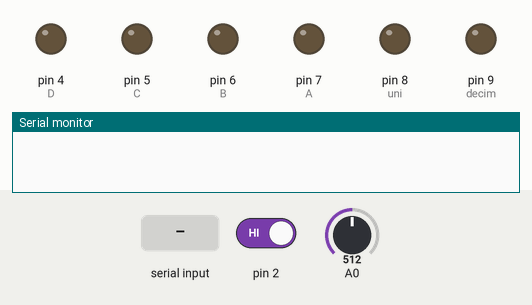
A sketch run on a simulated Arduino Uno, built with avr-gcc and run on an emulated ATmega328P. Parts: output pins drawn as LEDs (lit = HIGH), the last lines printed to the serial monitor. Dashed ring = blinking. The inputs (shaded band) are chosen by the test bench; at power-on: pin 2 HIGH, A0 = 512.

Above: at 1.2 s.
1.3 s: pin 2 driven LOW
2.8 s: A0 set to 0
At 3.06 s:
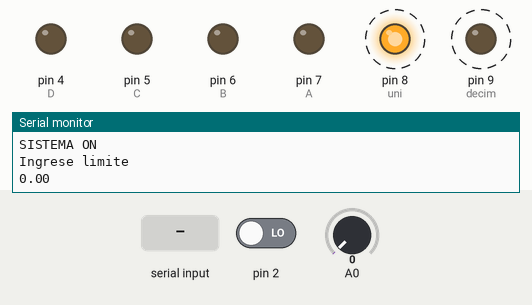
5.8 s: A0 set to 122
At 5.8 s:
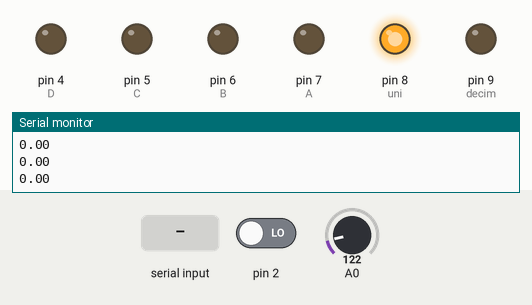
7.3 s: "90,45\n" received over Serial
At 8.36 s:
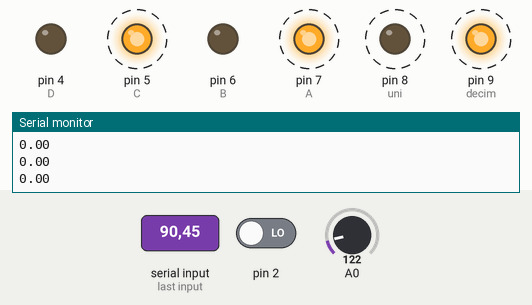
10.3 s: A0 set to 132
At 10.82 s:
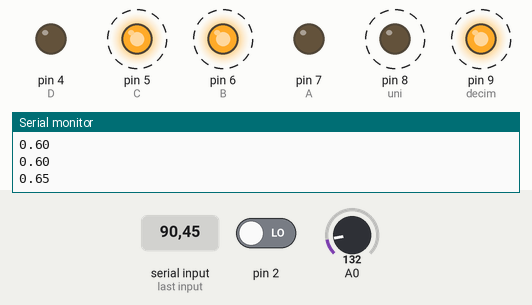
13.3 s: A0 set to 306
At 13.69 s:
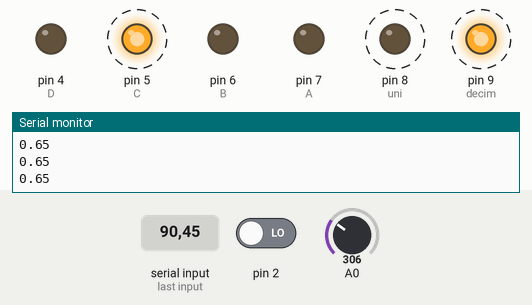
Timing chart, 0 to 17.3 s (numbered marks = the images above; inputs shaded):
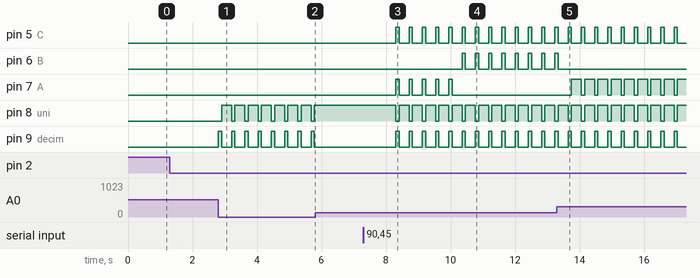

Measured:
- the behaviour switches between 122 and 123 on A0 (found by bisection; images 3 and 4)
- after the input at 2.8 s, pin 8 (uni): alternates HIGH for 0.31 s and LOW for 0.10 s, starting after 0.10 s; pin 9 (decim): alternates HIGH for 0.10 s and LOW for 0.31 s, starting at once
- after the input at 5.8 s, pin 8 (uni): stops changing and stays HIGH; pin 9 (decim): stops changing and stays LOW
- after the input at 7.3 s, pin 5 (C), pin 7 (A), pin 9 (decim): alternates HIGH for 0.10 s and LOW for 0.31 s, starting after 1.0 s; pin 8 (uni): alternates HIGH for 0.31 s and LOW for 0.10 s, starting after 1.0 s
- after the input at 10.3 s, pin 6 (B): alternates HIGH for 0.10 s and LOW for 0.31 s, starting after 0.06 s; pin 7 (A): stops changing and stays LOW
- after the input at 13.3 s, pin 6 (B): goes on until 13.3 s, then stays LOW; pin 7 (A): alternates HIGH for 0.31 s and LOW for 0.10 s, starting after 0.44 s

The sketch:

CAD_LABORATORIO.ino
```cpp
/*
                  UNIVERSIDAD TECNICA DEL NORTE
               FICA-CIERCOM-SISTEMAS MICROPROCESADOS
    Integrantes= Cuascota Henry
                 Fernandez Sergio
                 Ichau Alexander
    Fecha:28/11/2018
    LABORATORIO
    Desarrolle un sistema que permita la visualización en dos
    display multiplexados el valor de voltaje en decimales.
    Con interrupcion de encendido y apagado.
    EL limite se ingresa Por CX
*/
int A = 7; // pin de salida para display
int B = 6; // pin de salida para display
int C = 5; // pin de salida para display
int D = 4; // pin de salida para display
int uni = 8; // pin habilitacion de las unidades
int decim = 9; // pin habilitacion de decimales
int unidad; // almacenamiento para el valor la unidad
int decimal;// almacenamiento para el valor decimal
int funcionamiento = 0; // variable de estado en el metodo
float conversor;  //almacenamiento del valor Analogo
float dato;//  variable para la conversion del voltaje
int valor; // almacenamiento voltaje en valor entero
String limite; //Almacenamiento de ingreso por Cx
int Enlimite; //Valor ingresado por Cx en entero
void setup() {
  pinMode(A, OUTPUT); // configuracion de pin
  pinMode(B, OUTPUT); // configuracion de pin
  pinMode(C, OUTPUT); // configuracion de pin
  pinMode(D, OUTPUT); // configuracion de pin
  pinMode(uni, OUTPUT); // configuracion de pin unidades
  pinMode(decim, OUTPUT); // configuracion de pin decimales
  attachInterrupt(0, sistema , FALLING); //Interrepcion del sistema
  Serial.begin(9600); // habilitacion Serial
}
void loop() {
  if (funcionamiento == 1) {
    conversor = analogRead(A0); //lee y almacena el voltaje de entrada en Ao
    dato = (5 * conversor) / 1023; //Conversion a un voltaje de 0 a 5V
    valor = dato * 10; //convertimos el dato en un numero entero
    unidad = valor / 10; //Valor de las unidades
    decimal = valor - (unidad * 10); //Valor decimal
    if (Serial.available() > 0) {
      limite = Serial.readString();//Lectura del valor ingresado por Cx
      Enlimite = limite.toInt(); // Conversion del valor limite en entero
    }
    if (dato <= Enlimite) {//Igualamos voltaje con limite para el rango de funcionamiento.
      digitalWrite(decim, HIGH); // activacion de pin del decimal
      digitalWrite(uni, LOW); // desactivacion de pin de unidades
      displ(decimal); // llamo metodo para visualizar el decimal
      delay(100);
      digitalWrite(decim, LOW); // desactivacion de pin del decimal
      digitalWrite(uni, HIGH); // activacion de pin de unidades
      displ(unidad); // llamo metodo para visualizar las unidades
      delay(10);
      Serial.println(dato);// Impresion del valor del voltaje en CX
      delay(300);
    }}
  else {
    conversor = 0; //Inicializacion de variables
    dato = 0; //Inicializacion de variables
    valor = 0; //Inicializacion de variables

  }}
void sistema() { //--------------------------METODO PARA LA INTERRUPCION-------------------------------------------

  funcionamiento = 1 - funcionamiento;
  if (funcionamiento == 1) { //preionamos 1 vez SISTEMA ON
    Serial.println("SISTEMA ON"); //Impresion SISTEMA ON en CX
    Serial.println("Ingrese limite");// Impresion Ingrese Limite

  }
  else { //preionamos 2 vez SISTEMA OFF
    Serial.println("SISTEMA OFF");  //Impresion SISTEMA OFF en CX
    funcionamiento = 0; // Inicializacion de variable
    digitalWrite(uni, LOW); // Pin de unidades apagado
    digitalWrite(decim, LOW); //Pin de decimales apagado

  }}
void displ (int j) { //-----------------METODO NUMERICO PARA EL DISPLAY ---------------------------------------------
  switch (j) {
    //0
    case 0:
      digitalWrite(A, LOW);
      digitalWrite(B, LOW);
      digitalWrite(C, LOW);
      digitalWrite(D, LOW);
      break;
    //1
    case 1:
      digitalWrite(A, HIGH);
      digitalWrite(B, LOW);
      digitalWrite(C, LOW);
      digitalWrite(D, LOW);
      break;
    //2
    case 2:
      digitalWrite(A, LOW);
      digitalWrite(B, HIGH);
      digitalWrite(C, LOW);
      digitalWrite(D, LOW);
      break;
    //3
    case 3:
      digitalWrite(A, HIGH);
      digitalWrite(B, HIGH);
      digitalWrite(C, LOW);
      digitalWrite(D, LOW);
      break;
    //4
    case 4:
      digitalWrite(A, LOW);
      digitalWrite(B, LOW);
      digitalWrite(C, HIGH);
      digitalWrite(D, LOW);
      break;
    //5
    case 5:
      digitalWrite(A, HIGH);
      digitalWrite(B, LOW);
      digitalWrite(C, HIGH);
      digitalWrite(D, LOW);
      break;
    //6
    case 6:
      digitalWrite(A, LOW);
      digitalWrite(B, HIGH);
      digitalWrite(C, HIGH);
      digitalWrite(D, LOW);
      break;
    //7
    case 7:
      digitalWrite(A, HIGH);
      digitalWrite(B, HIGH);
      digitalWrite(C, HIGH);
      digitalWrite(D, LOW);
      break;
    //8
    case 8:
      digitalWrite(A, LOW);
      digitalWrite(B, LOW);
      digitalWrite(C, LOW);
      digitalWrite(D, HIGH);
      break;
    //9
    case 9:
      digitalWrite(A, HIGH);
      digitalWrite(B, LOW);
      digitalWrite(C, LOW);
      digitalWrite(D, HIGH);
      break;
  }}
```
